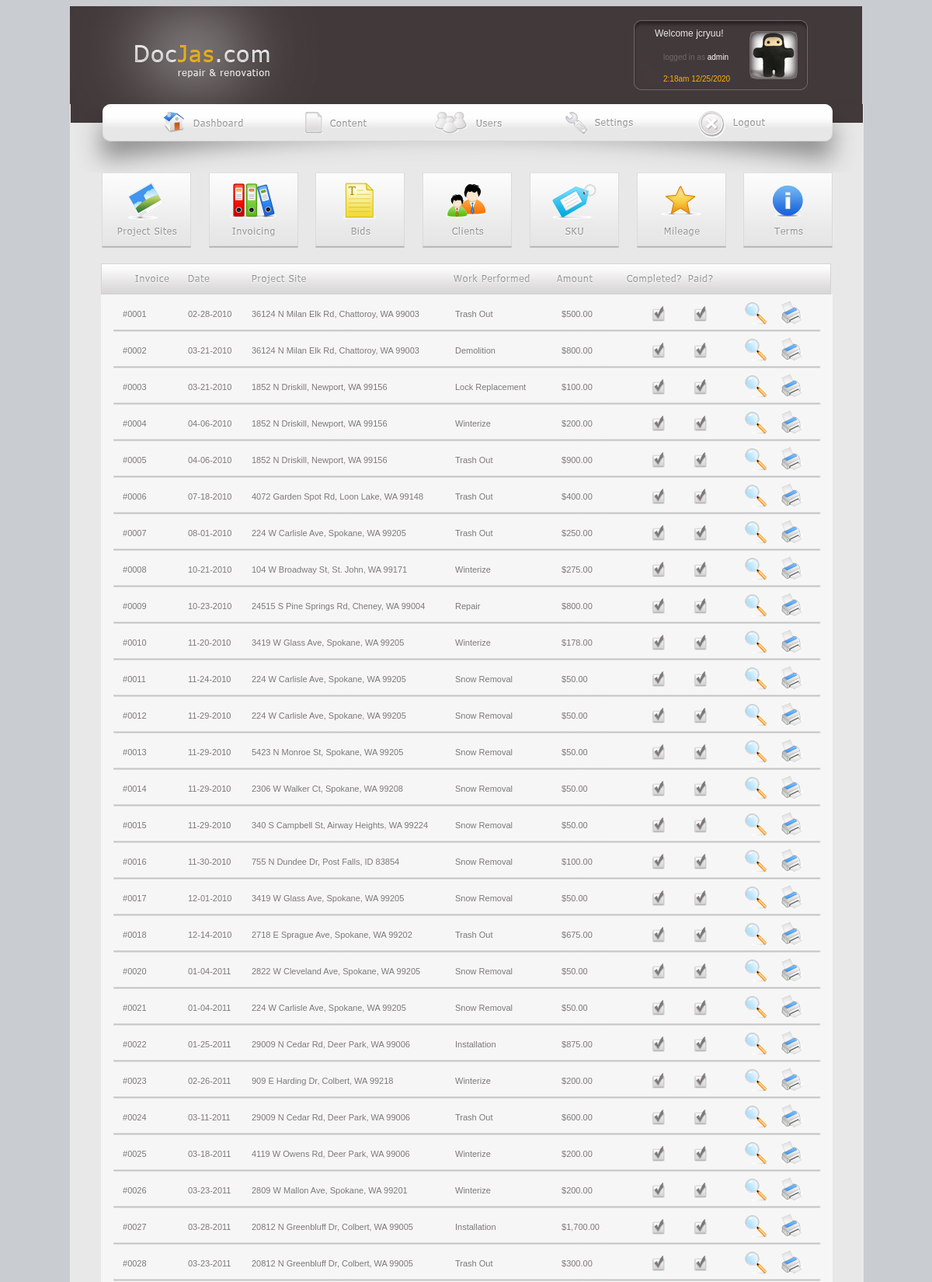
Screenshot of /main.php?page=invoices (signed in, upper part) with the database file from the repository.
### tables this page shows
CREATE TABLE `invoice` (
  `id` int(8) unsigned NOT NULL auto_increment,
  `client_id` int(8) NOT NULL,
  `sku_id` int(8) NOT NULL,
  `project_id` int(8) NOT NULL,
  `bid_id` int(8) NOT NULL,
  `term_id` int(8) NOT NULL default '1',
  `date_start` date NOT NULL,
  `complete_date` date NOT NULL,
  `description` text NOT NULL,
  `amount` decimal(8,2) NOT NULL,
  `reciepts` tinyint(1) NOT NULL,
  `image` tinyint(1) NOT NULL,
  `images` text NOT NULL,
  `milage_id` int(8) NOT NULL,
  `loan_amount` decimal(7,2) NOT NULL,
  `loan_paid` tinyint(1) NOT NULL default '0',
  `interest_amount` decimal(7,2) NOT NULL,
  `interest_paid` tinyint(1) NOT NULL default '0',
  `complete` tinyint(1) NOT NULL,
  `paid` tinyint(1) NOT NULL,
  `paid_checknum` varchar(50) NOT NULL,
  `paid_date` date NOT NULL,
  `project_cost` decimal(8,2) NOT NULL,
  `save_tax` decimal(8,2) NOT NULL,
  `actual_net` decimal(8,2) NOT NULL,
  PRIMARY KEY  (`id`)
);

CREATE TABLE `projectsites` (
  `id` int(8) unsigned NOT NULL auto_increment,
  `address` varchar(50) NOT NULL,
  `city` varchar(50) NOT NULL,
  `state` varchar(2) NOT NULL,
  `zipcode` varchar(6) NOT NULL,
  `code` varchar(4) NOT NULL,
  `map` text NOT NULL,
  PRIMARY KEY  (`id`)
);

CREATE TABLE `sku` (
  `id` int(8) unsigned NOT NULL auto_increment,
  `name` varchar(50) NOT NULL,
  `shortdesc` text NOT NULL,
  PRIMARY KEY  (`id`)
);

### main.php (called while the page is built, shortened)
<?
    include("common/header.php");
    include("common/logo_login.php");
    include("common/nav.php");
    include("common/body.php");
    include("common/footer.php");
?>

### content/invoices.php (the view)
                            <td colspan="2" style="width: 940px; margin: 0px; padding: 20px 36px 40px 40px; border: 0px solid #000;">
                                <div style="width: 940px; margin: 0px; border: 0px; padding: 0px 0px 0px 0px;">
                                    <table style="width: 940px; margin: 0px; padding: 0px 0px 0px 0px; border: 0px; border-collapse: collapse;">
                                        <tr>
                                            <td style="background: url('imgs/invoices.jpg') no-repeat; color: #7e7878; font-size: 11px; font-family: Tahoma, Arial, sans-serif; width: 940px; height: 38px;">&nbsp;</td>
                                        </tr>
                                        <tr>
                                            <td style="background: #f6f6f6; color: #7e7878; width: 940px; vertical-align: top; font-size: 11px; font-family: Tahoma, Arial, sans-serif; text-align: left;">
                                                <table style="width: 940px; margin: 0px; padding: 0px 0px 0px 0px; border: 0px; border-collapse: collapse;">
                                                    <tr>
                                                        <td style="background: inherit; color: inherit; width: 940px; vertical-align: top; font-size: 11px; font-family: Tahoma, Arial, sans-serif; text-align: left; padding: 0px 0px 0px 0px;">
<?
    $sql = "SELECT * FROM invoice ORDER BY ID";
    $sql = mysqli_query($connection, $sql);
    $num_rows = mysqli_num_rows($sql);
    $i = 0;
    while($list = mysqli_fetch_assoc($sql)) {
        extract($list);
        $i++;
        if ($id >= 10) {
		      if ($id <= 99) {
	       		  $inv = '00'.$id;
		      } else {
		          $inv = '0'.$id;
		      }
		} else if ($id <= 9) {
			$inv = '000'.$id;
        }
        $sqlB = "SELECT p.address,p.city,p.state,p.zipcode,s.name FROM projectsites AS p, sku AS s WHERE p.id='$project_id' AND s.id='$sku_id'";
        $sqlB = mysqli_query($connection, $sqlB);
        list($address,$city,$state,$zipcode,$sku_name) = mysqli_fetch_row($sqlB);
        if ($complete == 1) {
            $complete_checkbox = 'checked';
        } else {
            $complete_checkbox = 'unchecked';
        }
        if ($paid == 1) {
            $paid_checkbox = 'checked';
        } else {
            $paid_checkbox = 'unchecked';
        }
        $mdy = explode("-",$date_start);
        $date_start = $mdy[1].'-'.$mdy[2].'-'.$mdy[0];
?>
                                                            <div style="margin: 0px; padding: 3px 25px 0px 25px; border: 0px; text-align: left; vertical-align: top;">
                                                                <table>
                                                                    <tr>
                                                                        <td style="width: 82px; height: 37px; padding: 0px;">#<?= $inv ?></td>
                                                                        <td style="width: 80px; height: 37px; padding: 0px;"><?= $date_start ?></td>
                                                                        <td style="width: 260px; height: 37px; padding: 0px;"><?= $address.', '.$city.', '.$state.' '.$zipcode ?></td>
                                                                        <td style="width: 135px; height: 37px; padding: 0px;"><?= $sku_name ?></td>
                                                                        <td style="width: 113px; height: 37px; padding: 0px;">$<?= number_format($amount, 2, '.', ',') ?></td>
                                                                        <td style="width: 52px; height: 37px; padding: 0px;">
                                                                            <img src="imgs/box_<?= $complete_checkbox ?>.jpg" alt="box_<?= $complete_checkbox ?>.jpg" style="width: 20px; height: 37px; border: 0px; margin: 0px auto; padding: 0px;">
                                                                        </td>
                                                                        <td style="width: 60px; height: 37px; padding: 0px;">
                                                                            <img src="imgs/box_<?= $paid_checkbox ?>.jpg" alt="box_<?= $paid_checkbox ?>.jpg" style="width: 20px; height: 37px; border: 0px; margin: 0px auto; padding: 0px;">
                                                                        </td>
                                                                        <td style="width: 44px; height: 37px; padding: 0px;">
                                                                            <a href="main.php?page=invoices_&amp;id=<?= $id ?>&amp;action=update" style="border: 0px; text-decoration: none;">
                                                                                <img src="imgs/icon_view.gif" title="View" alt="View" style="width: 37px; height: 37px; border: 0px; margin: 0px auto; padding: 0px;">
                                                                            </a>
                                                                        </td>
                                                                        <td style="width: 44px; height: 37px; padding: 0px;">
                                                                            <a href="invoice_email.php?id=<?= $id ?>" target="_blank" style="border: 0px; text-decoration: none;">
                                                                                <img src="imgs/icon_print.gif"  title="Print" alt="Print" style="width: 37px; height: 37px; border: 0px; margin: 0px auto; padding: 0px;">
                                                                            </a>
                                                                        </td>
                                                                    </tr>
                                                                </table>
                                                            </div>
<?
        if ($i != $num_rows) {
?>
                                                            <div style="margin: 0px auto; padding: 0px 14px 0px 15px; border: 0px;"><img src="imgs/divider.jpg" alt="divider" style="width: 911px; height: 3px;"></div>
<?
        }
    }
?>
                                                        </td>
                                                    </tr>
                                                </table>
                                            </td>
                                        </tr>
                                    </table>
                                </div>
                            </td>

### rows the page displays
invoice: id "0001", date_start "02-28-2010", projectsites.address "36124 N Milan Elk Rd", projectsites.city "Chattoroy", projectsites.state "WA", projectsites.zipcode "99003", sku.name "Trash Out", amount "500.00"
invoice: id "0002", date_start "03-21-2010", projectsites.address "36124 N Milan Elk Rd", projectsites.city "Chattoroy", projectsites.state "WA", projectsites.zipcode "99003", sku.name "Demolition", amount "800.00"
invoice: id "0003", date_start "03-21-2010", projectsites.address "1852 N Driskill", projectsites.city "Newport", projectsites.state "WA", projectsites.zipcode "99156", sku.name "Lock Replacement", amount "100.00"
invoice: id "0004", date_start "04-06-2010", projectsites.address "1852 N Driskill", projectsites.city "Newport", projectsites.state "WA", projectsites.zipcode "99156", sku.name "Winterize", amount "200.00"
invoice: id "0005", date_start "04-06-2010", projectsites.address "1852 N Driskill", projectsites.city "Newport", projectsites.state "WA", projectsites.zipcode "99156", sku.name "Trash Out", amount "900.00"
invoice: id "0006", date_start "07-18-2010", projectsites.address "4072 Garden Spot Rd", projectsites.city "Loon Lake", projectsites.state "WA", projectsites.zipcode "99148", sku.name "Trash Out", amount "400.00"
invoice: id "0007", date_start "08-01-2010", projectsites.address "224 W Carlisle Ave", projectsites.city "Spokane", projectsites.state "WA", projectsites.zipcode "99205", sku.name "Trash Out", amount "250.00"
invoice: id "0008", date_start "10-21-2010", projectsites.address "104 W Broadway St", projectsites.city "St. John", projectsites.state "WA", projectsites.zipcode "99171", sku.name "Winterize", amount "275.00"
invoice: id "0009", date_start "10-23-2010", projectsites.address "24515 S Pine Springs Rd", projectsites.city "Cheney", projectsites.state "WA", projectsites.zipcode "99004", sku.name "Repair", amount "800.00"
invoice: id "0010", date_start "11-20-2010", projectsites.address "3419 W Glass Ave", projectsites.city "Spokane", projectsites.state "WA", projectsites.zipcode "99205", sku.name "Winterize", amount "178.00"
invoice: id "0011", date_start "11-24-2010", projectsites.address "224 W Carlisle Ave", projectsites.city "Spokane", projectsites.state "WA", projectsites.zipcode "99205", sku.name "Snow Removal", amount "50.00"
invoice: id "0012", date_start "11-29-2010", projectsites.address "224 W Carlisle Ave", projectsites.city "Spokane", projectsites.state "WA", projectsites.zipcode "99205", sku.name "Snow Removal", amount "50.00"
invoice: id "0013", date_start "11-29-2010", projectsites.address "5423 N Monroe St", projectsites.city "Spokane", projectsites.state "WA", projectsites.zipcode "99205", sku.name "Snow Removal", amount "50.00"
invoice: id "0014", date_start "11-29-2010", projectsites.address "2306 W Walker Ct", projectsites.city "Spokane", projectsites.state "WA", projectsites.zipcode "99208", sku.name "Snow Removal", amount "50.00"
invoice: id "0015", date_start "11-29-2010", projectsites.address "340 S Campbell St", projectsites.city "Airway Heights", projectsites.state "WA", projectsites.zipcode "99224", sku.name "Snow Removal", amount "50.00"
invoice: id "0016", date_start "11-30-2010", projectsites.address "755 N Dundee Dr", projectsites.city "Post Falls", projectsites.state "ID", projectsites.zipcode "83854", sku.name "Snow Removal", amount "100.00"
invoice: id "0017", date_start "12-01-2010", projectsites.address "3419 W Glass Ave", projectsites.city "Spokane", projectsites.state "WA", projectsites.zipcode "99205", sku.name "Snow Removal", amount "50.00"
invoice: id "0018", date_start "12-14-2010", projectsites.address "2718 E Sprague Ave", projectsites.city "Spokane", projectsites.state "WA", projectsites.zipcode "99202", sku.name "Trash Out", amount "675.00"
invoice: id "0020", date_start "01-04-2011", projectsites.address "2822 W Cleveland Ave", projectsites.city "Spokane", projectsites.state "WA", projectsites.zipcode "99205", sku.name "Snow Removal", amount "50.00"
invoice: id "0021", date_start "01-04-2011", projectsites.address "224 W Carlisle Ave", projectsites.city "Spokane", projectsites.state "WA", projectsites.zipcode "99205", sku.name "Snow Removal", amount "50.00"
invoice: id "0022", date_start "01-25-2011", projectsites.address "29009 N Cedar Rd", projectsites.city "Deer Park", projectsites.state "WA", projectsites.zipcode "99006", sku.name "Installation", amount "875.00"
invoice: id "0023", date_start "02-26-2011", projectsites.address "909 E Harding Dr", projectsites.city "Colbert", projectsites.state "WA", projectsites.zipcode "99218", sku.name "Winterize", amount "200.00"
invoice: id "0024", date_start "03-11-2011", projectsites.address "29009 N Cedar Rd", projectsites.city "Deer Park", projectsites.state "WA", projectsites.zipcode "99006", sku.name "Trash Out", amount "600.00"
invoice: id "0025", date_start "03-18-2011", projectsites.address "4119 W Owens Rd", projectsites.city "Deer Park", projectsites.state "WA", projectsites.zipcode "99006", sku.name "Winterize", amount "200.00"
invoice: id "0026", date_start "03-23-2011", projectsites.address "2809 W Mallon Ave", projectsites.city "Spokane", projectsites.state "WA", projectsites.zipcode "99201", sku.name "Winterize", amount "200.00"
invoice: id "0027", date_start "03-28-2011", projectsites.address "20812 N Greenbluff Dr", projectsites.city "Colbert", projectsites.state "WA", projectsites.zipcode "99005", sku.name "Installation", amount "1,700.00"
invoice: id "0028", date_start "03-23-2011", projectsites.address "20812 N Greenbluff Dr", projectsites.city "Colbert", projectsites.state "WA", projectsites.zipcode "99005", sku.name "Trash Out", amount "300.00"

### other values shown
$_SESSION['username'] "jcryuu"
$_SESSION['username_access'] "admin"
